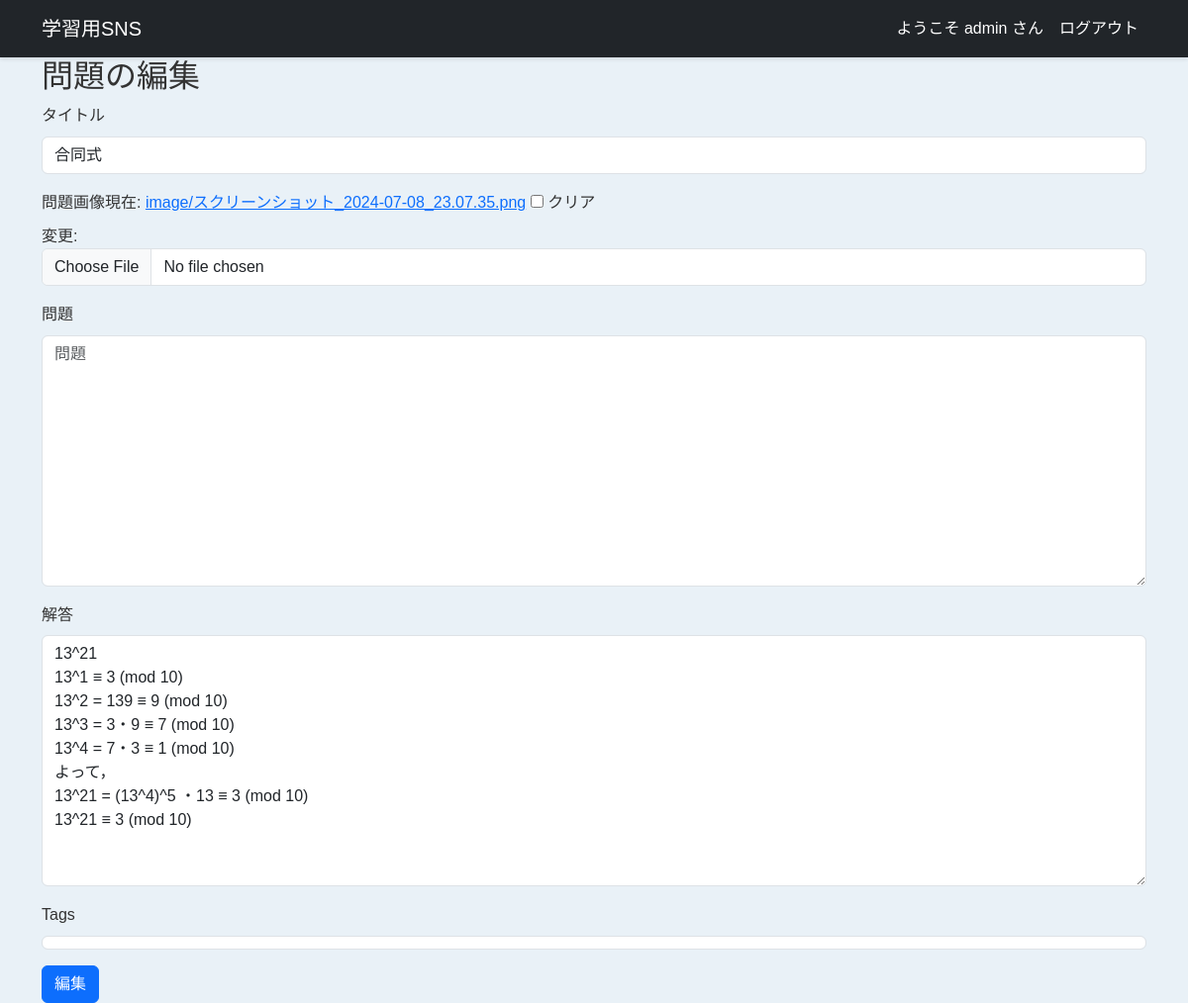
Before: /studysite/snippet/13/edit/ (signed in) with the older database file.
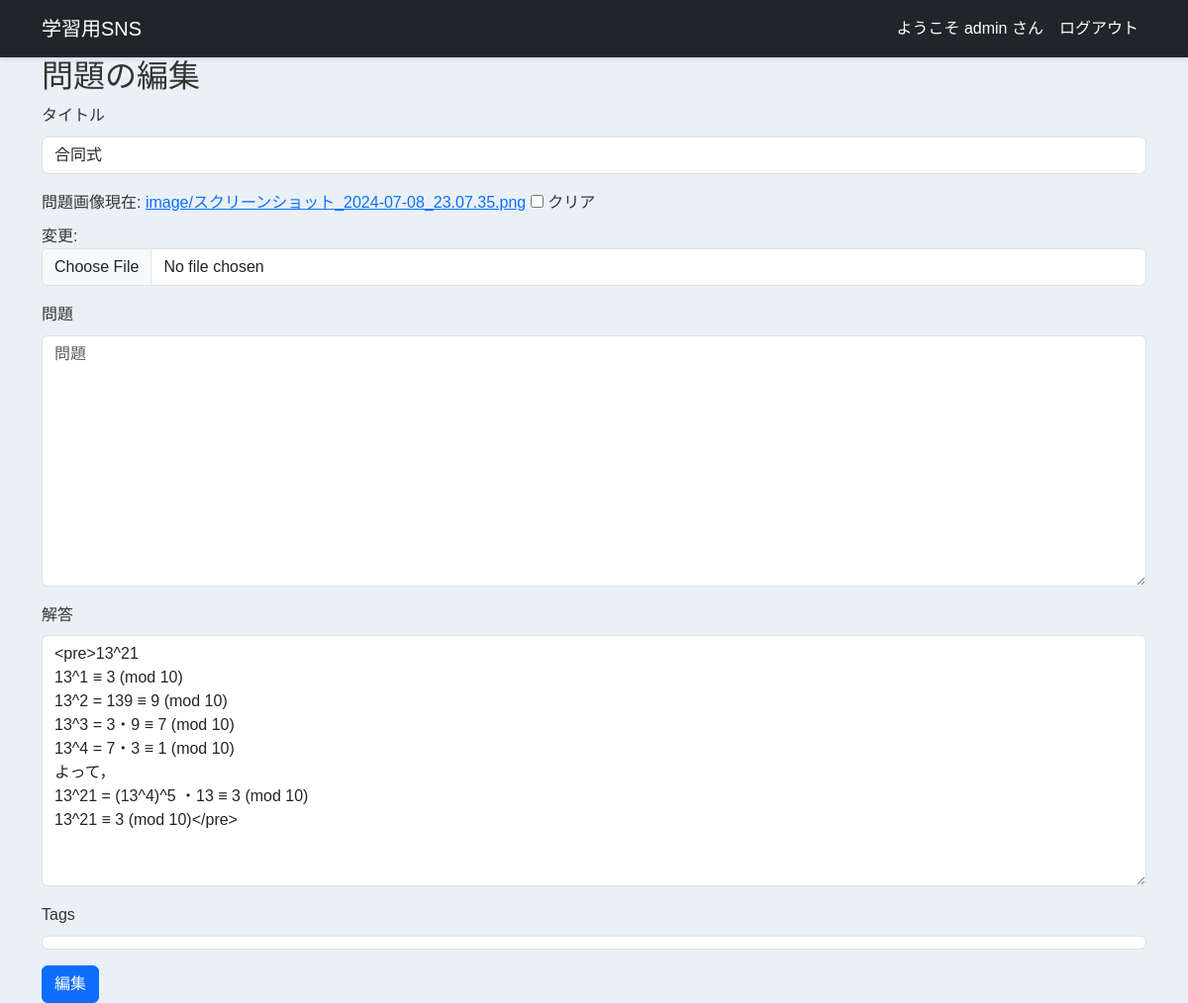
After: the same page with the newer database file.
### studysite/models.py (models this page shows, shortened)
class Studysite(models.Model):
    title = models.CharField('タイトル', max_length=128)
    image = models.ImageField('問題画像', upload_to='image/', blank=True)
    question = models.TextField('問題', blank=True)
    answer = models.TextField('解答', blank=True)
    created_by = models.ForeignKey(settings.AUTH_USER_MODEL,
                                   verbose_name='投稿者',
                                   on_delete=models.CASCADE)
    created_at = models.DateTimeField('投稿日', auto_now_add=True)
    updated_at = models.DateTimeField('更新日', auto_now=True)
    tags = models.ManyToManyField(Tag, blank=True)

### studysite/views.py (the view)
# urls.py: path('snippet/<int:snippet_id>/edit/', views.snippet_edit, name = 'snippet_edit'),
@login_required  # このデコレータのある機能はログインが必要
def snippet_edit(request, snippet_id):
    snippet = get_object_or_404(Studysite, pk=snippet_id)
    if snippet.created_by_id != request.user.id:
        return HttpResponseForbidden('このスニペットの編集は許可されていません．')
    if request.method == 'POST':
        form = SnippetForm(request.POST, request.FILES, instance=snippet)
        if form.is_valid():
            form.save()
            return redirect('snippet_detail', snippet_id=snippet_id)
    else:
        form = SnippetForm(instance=snippet)
    return render(request, 'snippets/snippet_edit.html', {'form': form})

### studysite/forms.py
class SnippetForm(forms.ModelForm):
    tags = forms.ModelMultipleChoiceField(
        queryset=Tag.objects.all(),
        widget=forms.CheckboxSelectMultiple,
        required=False
    )
    class Meta:
        model = Studysite
        fields = ('title', 'image', 'question', 'answer', 'tags')

### studysite/templates/snippets/snippet_edit.html (shortened to what this page needs)
{% extends 'base.html' %}
{% load django_bootstrap5 %}
{% block main %}
<h2>問題の編集</h2>
<form method="post" enctype='multipart/form-data'>
    {% bootstrap_form form %}
    {% bootstrap_button button_type="submit" content='編集' %}
</form>
{% endblock %}

Changed rows visible on the page:
changed Studysite "合同式": answer "13^21 13^1 ≡ 3 (mod 10) 13^2 = 139 ≡ 9 (mod 10) 13^3 = 3・9 ≡ 7 (mod 10) 13^4 = 7・3 ≡ 1 (mod 10) よって， 13^21 = (13^4)^5 ・13 ≡ 3 (mod 10) 13^21 ≡ 3 (mod 10)" → "<pre>13^21 13^1 ≡ 3 (mod 10) 13^2 = 139 ≡ 9 (mod 10) 13^3 = 3・9 ≡ 7 (mod 10) 13^4 = 7・3 ≡ 1 (mod 10) よって， 13^21 = (13^4)^5 ・13 ≡ 3 (mod 10) 13^21 ≡ 3 (mod 10)</pre>"
